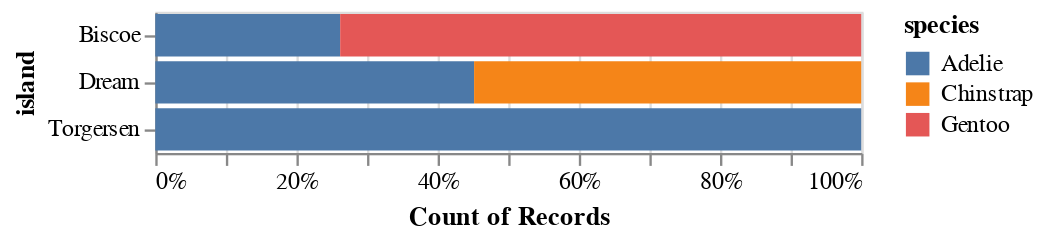

Write notebook code for a chart like this one.
### Markdown cell above
#### Example 2: Histogram aggregations with count
> Next, plot the total number of penguins per species by the island they are found on.

### Code cell
(
    alt.Chart(penguins)
    .mark_bar()
    .encode(
        # X should show the (normalized) count of each group
        x=alt.X("*:Q", aggregate="count", stack="normalize"), # The * is a placeholder here
        y="island:N",
        color="species:N",
        tooltip=["island", "species", "count(*):Q"],
    )
)

### Figure 1 — Vega-Lite specification as saved in the notebook (floating-point values rounded to 4 significant figures; data arrays with more than 128 entries replaced by an {"elided": "..."} marker saying what was removed)
{"config": {"view": {"continuousWidth": 300, "continuousHeight": 300}}, "data": {"name": "data-6e6be28484bfcb7bdf9764c3163fc5aa"}, "mark": {"type": "bar"}, "encoding": {"color": {"field": "species", "type": "nominal"}, "tooltip": [{"field": "island", "type": "nominal"}, {"field": "species", "type": "nominal"}, {"aggregate": "count", "field": "*", "type": "quantitative"}], "x": {"aggregate": "count", "field": "*", "stack": "normalize", "type": "quantitative"}, "y": {"field": "island", "type": "nominal"}}, "$schema": "https://vega.github.io/schema/vega-lite/v5.8.0.json", "datasets": {"data-6e6be28484bfcb7bdf9764c3163fc5aa": {"elided": "344 records"}}}
